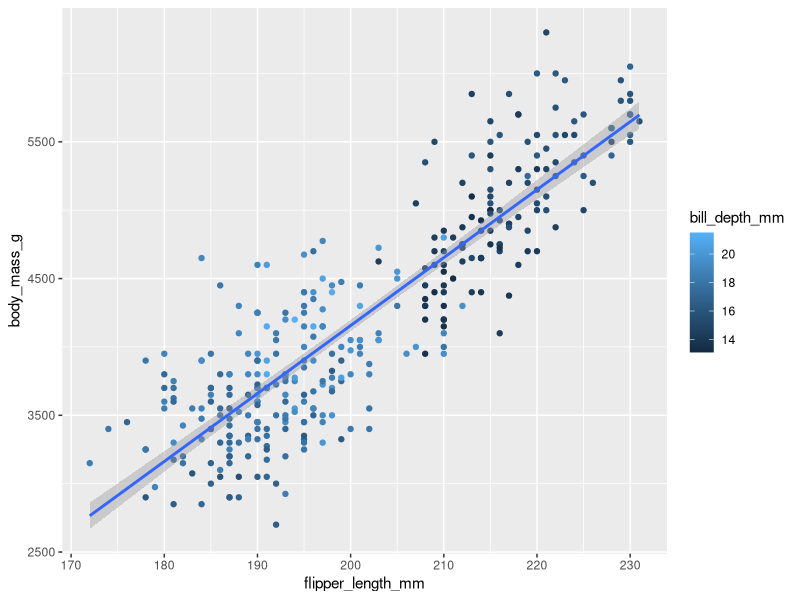

Write R code to recreate this figure.
## ---- chunk 1
(3*(4+2))  
## ---- chunk 2
x<-18
## ---- chunk 3
x* pi
## ---- chunk 4
getwd() 
## ---- chunk 5
plant_height<-c(6.0, 8.0, 10.0)  
## ---- chunk 6
plant_name<-c("kale", "cilantro", "broccoli")  
## ---- chunk 7
plant_index<- 1:10  
## ---- chunk 8
v1 <- 1:3  
v2 <- c(1:4)  
v1 + v2  
## ---- chunk 9
c(1, 5, 9) + 3  
## ---- chunk 10
ls()  
rm(list=ls())  
## ---- chunk 11
library("tidyverse")
## ---- chunk 12
library(ggthemes, ggplot)
library("palmerpenguins") 
view(penguins) 
ggplot(data = penguins,
  mapping = aes(x = flipper_length_mm, y = body_mass_g)) + 
  geom_point(aes(color = bill_depth_mm)) + 
  geom_smooth(method = "lm") + labs(color = "bill_depth_mm")
  ggsave(filename = "hmk_03_plot.png", device = "png")
